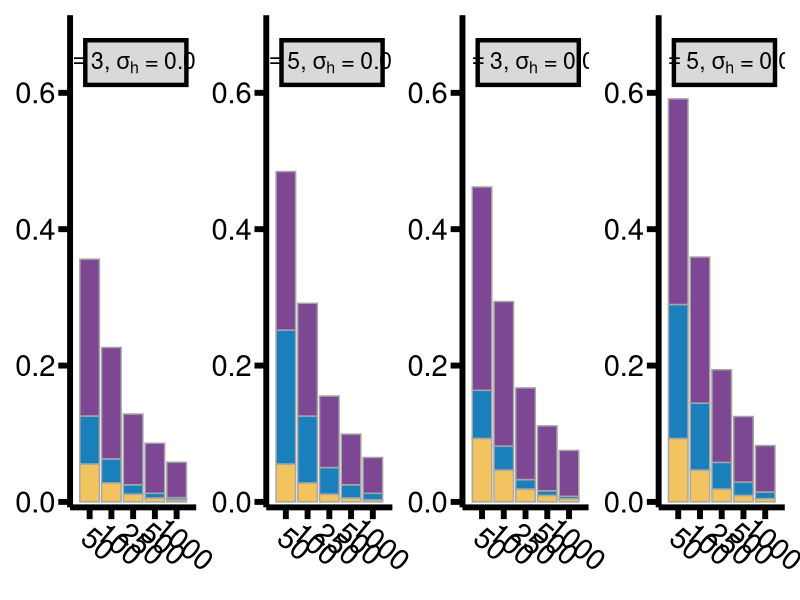

This chart was generated by the following R code: (Note: this script raises an error after producing the figure.)
#!/usr/bin/env Rscript
# ==========================================================
# Script: Figure_2_Analytical_Results.R
#
# Description:
#   Generates analytical results for Figure 2.
#   Plots stacked bar charts of stabilizing effects:
#     - CNDD (Janzen–Connell effects),
#     - HP (habitat partitioning),
#     - COV (their covariance upper bound).
#
# Inputs: none (fully analytical, parameterized within script)
#
# Outputs:
#   .../Hab_Par_New/Figures/Fig2_AnalyticalResults.svg
#
# Usage:
#   Rscript Figure_2_Analytical_Results.R
# ==========================================================

# === Libraries ===
library(ggplot2)
library(dplyr)
library(tidyr)
library(patchwork)
library(purrr)

# === Functions ===
Mean_CNDD <- function(S, a, M) {
  (1 - exp(-a)) * (M^2) / S
}

Mean_HP <- function(S, sig) {
  rho <- 2 * sig * sqrt(pi) 
  (1/S) * ((1 / rho) - 1)
}

COV_Upper_Bound <- function(S, a, M, sig) {
  rho <- sig * sqrt(2 * pi)
  CNDD_Var <- (1 - exp(-a * M^2)) * sqrt((1/S) - (1/S^2))
  HP_Var   <- sqrt((1 / (sqrt(2) * rho)) - 1)
  CNDD_Var * HP_Var
}

# === Parameters ===
S_vals  <- c(50, 100, 250, 500, 1000)
M_vals  <- c(3, 5)
sig_vals <- c(0.075, 0.05)
a <- 0.5

# === Create parameter dataframe ===
param_grid <- expand.grid(S = S_vals, M = M_vals, sig = sig_vals) %>%
  arrange(M, sig, S) %>%
  mutate(
    CNDD  = mapply(Mean_CNDD, S, a = a, M = M),
    HP    = mapply(Mean_HP,   S, sig),
    COV   = mapply(COV_Upper_Bound, S, a = a, M = M, sig = sig),
    Total = CNDD + HP + COV
  ) %>%
  mutate(sig = factor(sig, levels = c(0.075, 0.05)))

# === Tidy data for plotting ===
plot_data <- param_grid %>%
  pivot_longer(cols = c("CNDD", "HP", "COV"),
               names_to = "mechanism", values_to = "effect") %>%
  mutate(mechanism = factor(mechanism, levels = c("HP", "CNDD", "COV")))

# --- 1) Compute global max stack height ---
global_max <- plot_data %>%
  group_by(M, sig, S) %>%
  summarise(total = sum(effect), .groups = "drop_last") %>%
  summarise(panel_max = max(total), .groups = "drop") %>%
  summarise(global_max = max(panel_max), .groups = "drop") %>%
  pull(global_max)

# --- 2) Panel plotting function ---
make_panel_plot <- function(df, global_max, top_pad_frac = 0.15) {
  y_top     <- global_max * (1 + top_pad_frac)
  rect_ymin <- global_max * (1 + 0.06)
  rect_ymax <- global_max * (1 + 0.12)
  text_y    <- global_max * (1 + 0.09)
  
  x_vals <- sort(unique(df$S))
  x_mid  <- mean(seq_along(x_vals))
  x_min  <- x_mid - 0.7
  x_max  <- x_mid + 0.7
  
  label_text <- deparse(
    bquote(M == .(unique(df$M)) * ", " * sigma[h] * " = " * .(as.numeric(as.character(unique(df$sig)))))
  )
  
  ggplot(df, aes(x = factor(S), y = effect, fill = mechanism)) +
    geom_col(position = position_stack(reverse = TRUE), color = "grey65") +
    scale_fill_manual(values = c("HP" = "#f2c45f", "CNDD" = "#1a80bb", "COV" = "#7E4794")) +
    scale_y_continuous(
      limits = c(-0.008, y_top * 1.05),
      breaks = pretty(c(0, global_max), n = 4),
      expand = c(0, 0)
    ) +
    scale_x_discrete(expand = c(0.18, 0.18)) +
    annotate("rect",
             xmin = x_min - 1.5, xmax = x_max + 1.75,
             ymin = rect_ymin - .015, ymax = rect_ymax + .015,
             fill = "grey85", color = "black", linewidth = 1.5) +
    annotate("text", x = x_mid + 0.1, y = text_y, label = label_text,
             size = 5.8, fontface = "bold", color = "black", parse = TRUE) +
    theme(
      panel.background = element_rect(fill = "white"),
      panel.grid = element_blank(),
      axis.title = element_blank(),
      plot.background = element_rect(fill = "white"),
      axis.text.y = element_text(size = 21, color = "black"),
      axis.text.x = element_text(size = 21, color = "black", angle = -40, vjust = -0.1),
      axis.line = element_line(colour = "black", linewidth = 2),
      axis.ticks = element_line(color = "black", linewidth = 2),
      axis.ticks.length = unit(0.3, "cm"),
      legend.position = "none"
    )
}

# --- 3) Build panels with shared scale ---
plots <- split(plot_data, interaction(plot_data$M, plot_data$sig)) %>%
  purrr::map(~ make_panel_plot(.x, global_max))

combined_plot <- wrap_plots(plots, nrow = 1)
print(combined_plot)

# --- Save into unified Figures/ folder ---
script_dir <- normalizePath(dirname(rstudioapi::getSourceEditorContext()$path), winslash = "/")
repo_dir   <- normalizePath(file.path(script_dir, ".."), winslash = "/")
figures_dir <- file.path(repo_dir, "Figures")
if (!dir.exists(figures_dir)) dir.create(figures_dir, recursive = TRUE, showWarnings = FALSE)

svg_out <- file.path(figures_dir, "Fig2_AnalyticalResults.svg")
png_out <- file.path(figures_dir, "Fig2_AnalyticalResults.png")

ggsave(svg_out, plot = combined_plot, width = 12.5, height = 5.6, dpi = 400)
ggsave(png_out, plot = combined_plot, width = 12.5, height = 5.6, dpi = 400)

message("Saved: ", svg_out, " and ", png_out)
